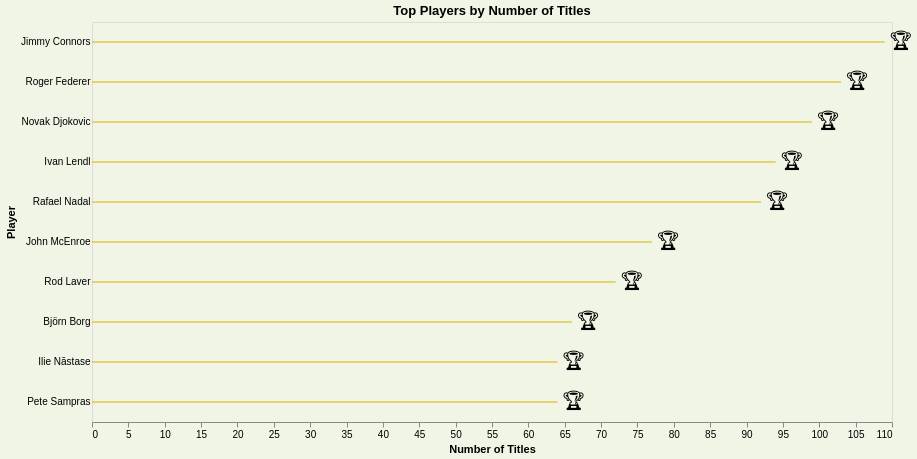

Describe this chart as a Vega-Lite specification.
### Vega-Lite specification from a JSON file in a GitHub repository (floating-point values rounded to 4 significant figures)
{"$schema": "https://vega.github.io/schema/vega-lite/v5.json", "background": "#f0f5e5", "title": "Top Players by Number of Titles", "width": 800, "height": 400, "data": {"values": [{"Player": "Jimmy Connors", "Titles": 109, "Type": "ATP"}, {"Player": "Roger Federer", "Titles": 103, "Type": "ATP"}, {"Player": "Novak Djokovic", "Titles": 99, "Type": "ATP"}, {"Player": "Ivan Lendl", "Titles": 94, "Type": "ATP"}, {"Player": "Rafael Nadal", "Titles": 92, "Type": "ATP"}, {"Player": "John McEnroe", "Titles": 77, "Type": "ATP"}, {"Player": "Rod Laver", "Titles": 72, "Type": "ATP"}, {"Player": "Björn Borg", "Titles": 66, "Type": "ATP"}, {"Player": "Ilie Năstase", "Titles": 64, "Type": "ATP"}, {"Player": "Pete Sampras", "Titles": 64, "Type": "ATP"}, {"Player": "Novak Djokovic", "Titles": 24, "Type": "Grand Slam"}, {"Player": "Rafael Nadal", "Titles": 22, "Type": "Grand Slam"}, {"Player": "Roger Federer", "Titles": 20, "Type": "Grand Slam"}, {"Player": "Pete Sampras", "Titles": 14, "Type": "Grand Slam"}, {"Player": "Roy Emerson", "Titles": 12, "Type": "Grand Slam"}, {"Player": "Björn Borg", "Titles": 11, "Type": "Grand Slam"}, {"Player": "Rod Laver", "Titles": 11, "Type": "Grand Slam"}, {"Player": "William Tilden", "Titles": 10, "Type": "Grand Slam"}, {"Player": "Fred Perry", "Titles": 8, "Type": "Grand Slam"}, {"Player": "Andre Agassi", "Titles": 8, "Type": "Grand Slam"}, {"Player": "Jimmy Connors", "Titles": 8, "Type": "Grand Slam"}, {"Player": "Ken Rosewall", "Titles": 8, "Type": "Grand Slam"}, {"Player": "Ivan Lendl", "Titles": 8, "Type": "Grand Slam"}]}, "transform": [{"filter": "datum.Type == TournamentType"}, {"sort": [{"field": "Titles", "order": "descending"}]}], "params": [{"name": "TournamentType", "value": "ATP", "bind": {"input": "select", "options": ["ATP", "Grand Slam"], "name": "Select Tournament Type: "}}], "encoding": {"y": {"field": "Player", "type": "nominal", "sort": {"field": "Titles", "order": "descending"}, "axis": {"title": "Player", "ticks": false, "domain": false, "grid": false}}, "x": {"field": "Titles", "type": "quantitative", "axis": {"title": "Number of Titles", "grid": false}}, "tooltip": [{"field": "Player", "type": "nominal", "title": "Player"}, {"field": "Titles", "type": "quantitative", "title": "Titles"}, {"field": "Type", "type": "nominal", "title": "Tournament Type"}]}, "layer": [{"mark": {"type": "rule", "color": "#d9b300", "strokeWidth": 2, "opacity": 0.5}}, {"mark": {"type": "text", "text": "🏆", "align": "left", "baseline": "middle", "dx": 5, "size": 20}, "encoding": {"x": {"field": "Titles", "type": "quantitative"}, "y": {"field": "Player", "type": "nominal"}}}]}
